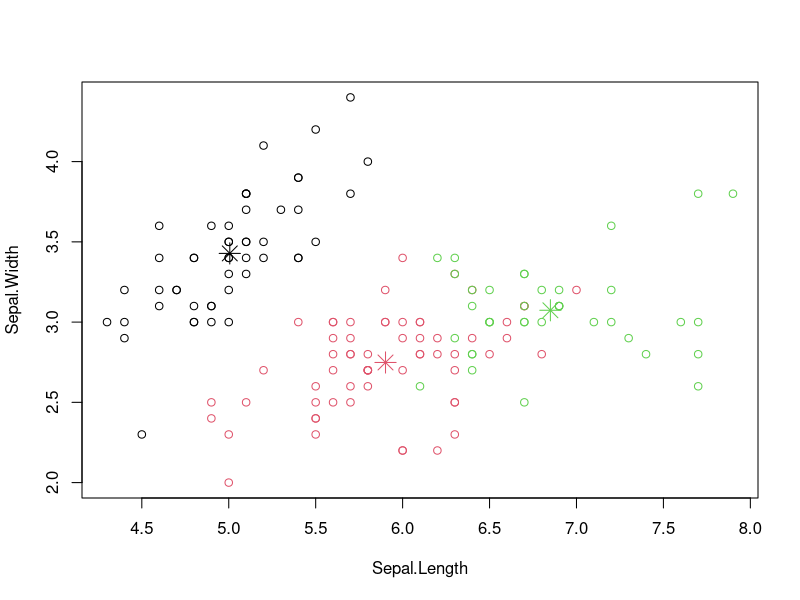
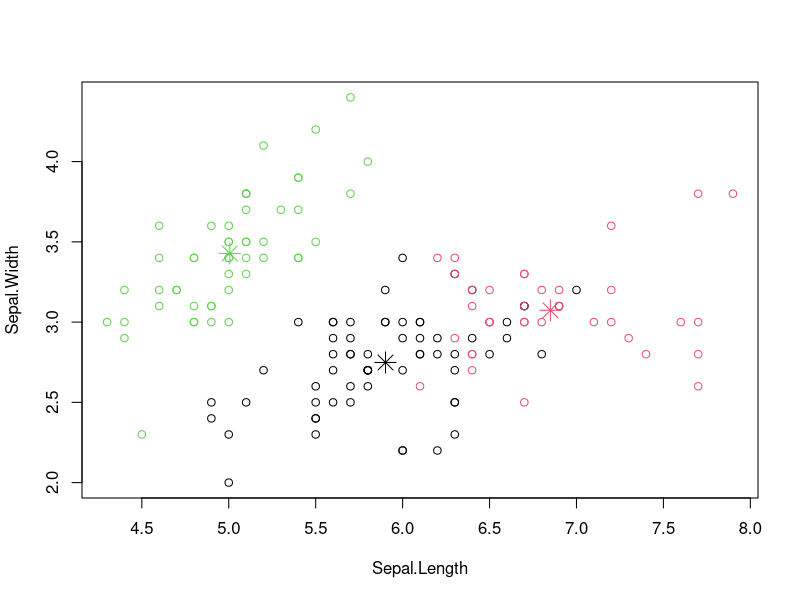

Here is the R script that generated these plots, in order:
library("foreign")
data(iris)
iris2 <- iris
iris2$Species <- NULL
kmeans.result <- kmeans(iris2, 3)
kmeans.result
kmeans.result$cluster
table(iris$Species, kmeans.result$cluster)
plot(iris2[c("Sepal.Length", "Sepal.Width")], col = kmeans.result$cluster)
# plot cluster centers
points(kmeans.result$centers[,c("Sepal.Length", "Sepal.Width")], col = 1:3, pch = 8, cex=2)


#Q2 
iris2 <- iris
iris2$Species <- NULL
set.seed(4)
kmeans.result <- kmeans(iris2, 3)
kmeans.result
kmeans.result$cluster
kmeans.result$tot.withinss
table(iris$Species, kmeans.result$cluster)
plot(iris2[c("Sepal.Length", "Sepal.Width")], col = kmeans.result$cluster)
# plot cluster centers
points(kmeans.result$centers[,c("Sepal.Length", "Sepal.Width")], col = 1:3, pch = 8, cex=2)
